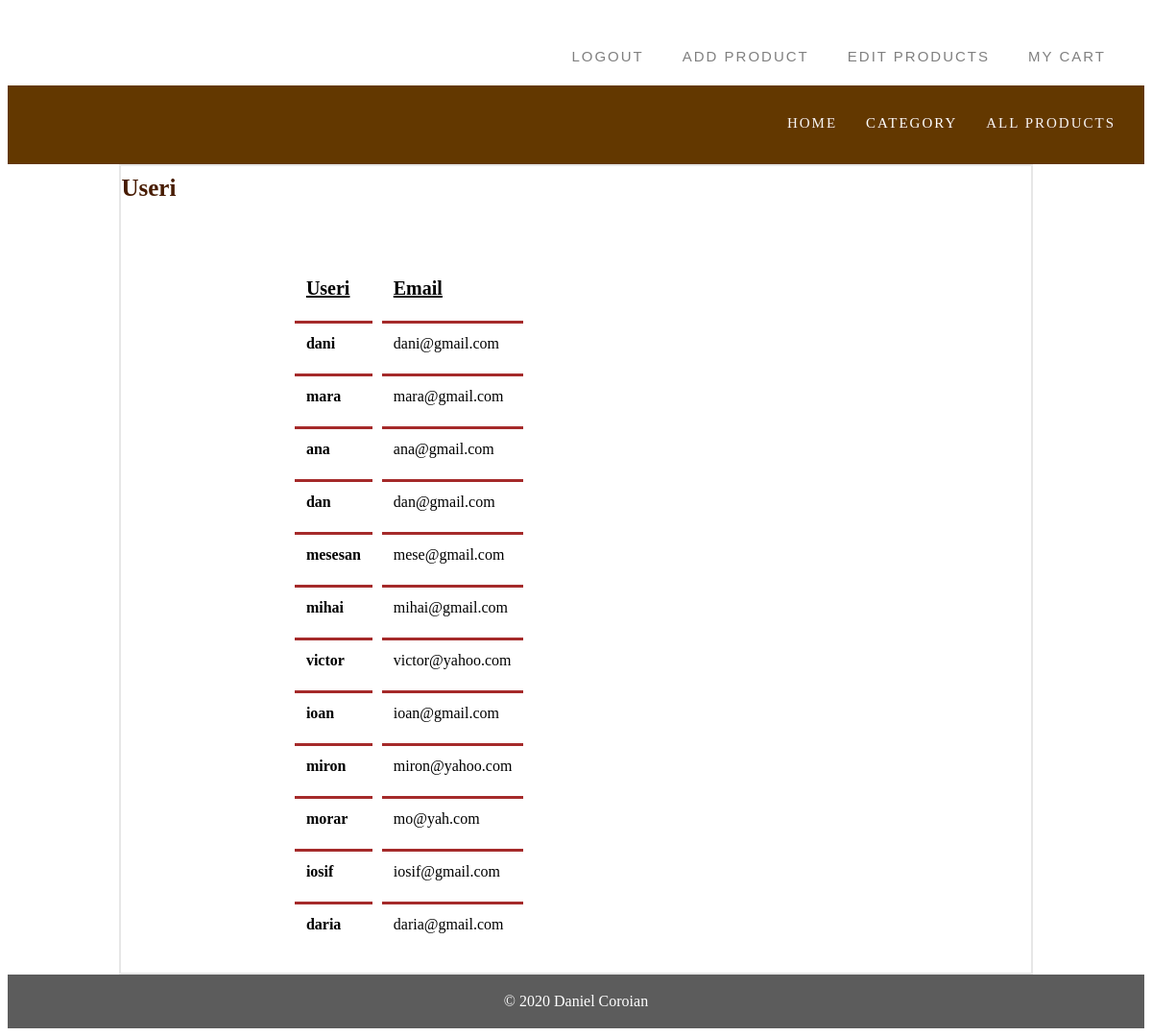
The page /useri.php (signed in) on the database its author committed.
### tables this page shows
CREATE TABLE IF NOT EXISTS `users` (
  `id` int(8) NOT NULL AUTO_INCREMENT,
  `username` varchar(40) NOT NULL,
  `email` varchar(80) NOT NULL,
  `password` varchar(50) DEFAULT NULL,
  `position` int(2) NOT NULL,
  PRIMARY KEY (`id`)
);

### functions.php (called while the page is built, shortened)
<?php
	require_once "conection.php";
	class functionsCart extends conection{
		function getAllUsers(){
			$query="SELECT * FROM users";
			$allUsers=$this->getResults($query);
			return $allUsers;
		}
	}
?>

### useri.php (the view, shortened to what this page needs)
<?php
	require_once "functions.php";
	$functionsCart = new functionsCart();
?>
<html>
	<head>
		<link href="style.css" type="text/css" rel="stylesheet" />
	</head>
	<body>
		<?=navbar()?>
		<div class="container">
				<div class="welcome_cart">
					<div class="">Useri</div>
				</div>
				<?php
					$cartItem = $functionsCart->getAllUsers();
					if (! empty($cartItem)) {
				?>
				<div class="mycart">
					<table cellpadding="12" cellspacing="10">
						<tr id="cap_tabel">
							<th style="text-align: left;"><strong>Useri</strong></th>
							<th style="text-align: left;"><strong>Email</strong></th>
						</tr>
						<?php
							foreach ($cartItem as $item) {
						?>
						<tr>
							<td style="cursor:pointer;  border-top: 3px solid brown;">
								<a href='item.php?id=<?php echo $item['id']?>'>
									<strong><?php echo $item["username"]; ?></strong>
								</a>
							</td>
							<td style="border-top: 3px solid brown;">
								<?php echo $item["email"]; ?>
							</td style="border-top: 3px solid brown;">
						</tr>
						<?php
							}
						?>
					</table>
				<?php
					}
				?>
				</div>
		</div>
		<?=footer() ?>
	</body>
</html>

### style.css (style rules this page uses)
.container { background-color: white; margin: 0 auto; padding:0 auto; width: 80%; scroll-behavior: auto; border: 2px solid rgb(231, 231, 231); overflow: auto; min-height:70%; }
a { text-decoration: none; color:black; }
.welcome_cart { font-size: 25px; color: #471b00; font-weight: bold; padding-top: 1%; padding-bottom: 4%; }
.mycart table { margin: 2% 18%; }
.mycart table #cap_tabel { color:black; font-size:20px; text-decoration:underline; }

### rows shown on the page
users: username "dani", email "dani@gmail.com"
users: username "mara", email "mara@gmail.com"
users: username "ana", email "ana@gmail.com"
users: username "dan", email "dan@gmail.com"
users: username "mesesan", email "mese@gmail.com"
users: username "mihai", email "mihai@gmail.com"
users: username "victor", email "victor@yahoo.com"
users: username "ioan", email "ioan@gmail.com"
users: username "miron", email "miron@yahoo.com"
users: username "morar", email "mo@yah.com"
users: username "iosif", email "iosif@gmail.com"
users: username "daria", email "daria@gmail.com"
